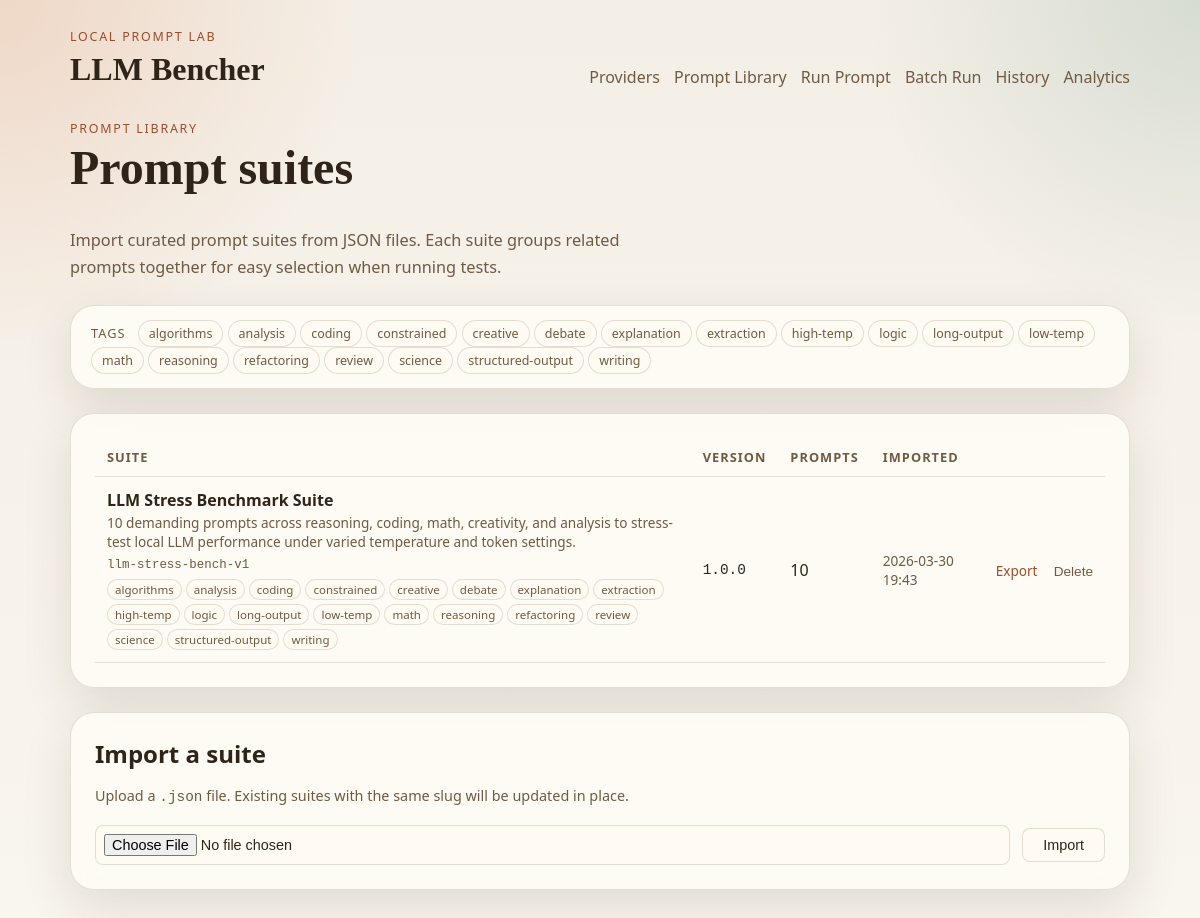
The app's page /prompts with its own data.
### llm_bencher/models.py (models this page shows)
class TimestampMixin:
    created_at: Mapped[datetime] = mapped_column(
        DateTime(timezone=True),
        default=utc_now,
        nullable=False,
    )
    updated_at: Mapped[datetime] = mapped_column(
        DateTime(timezone=True),
        default=utc_now,
        onupdate=utc_now,
        nullable=False,
    )

class PromptSuite(TimestampMixin, Base):
    __tablename__ = "prompt_suites"
    id: Mapped[int] = mapped_column(Integer, primary_key=True)
    slug: Mapped[str] = mapped_column(String(120), unique=True, nullable=False)
    name: Mapped[str] = mapped_column(String(255), nullable=False)
    description: Mapped[str | None] = mapped_column(Text)
    version: Mapped[str | None] = mapped_column(String(50))
    source_path: Mapped[str | None] = mapped_column(String(500))
    checksum: Mapped[str | None] = mapped_column(String(128))
    is_active: Mapped[bool] = mapped_column(Boolean, default=True, nullable=False)
    imported_at: Mapped[datetime | None] = mapped_column(DateTime(timezone=True))
    exported_at: Mapped[datetime | None] = mapped_column(DateTime(timezone=True))
    prompts: Mapped[list["PromptDefinition"]] = relationship(
        back_populates="suite",
        cascade="all, delete-orphan",
    )
    import_records: Mapped[list["PromptImportRecord"]] = relationship(
        back_populates="suite",
        cascade="all, delete-orphan",
    )

### llm_bencher/web/routes.py (the view)
@router.get("/prompts", response_class=HTMLResponse)
def prompts_page(request: Request) -> HTMLResponse:
    session_factory = request.app.state.session_factory
    filter_tag = request.query_params.get("tag", "")
    with session_factory() as session:
        suites = session.scalars(
            select(PromptSuite)
            .options(selectinload(PromptSuite.prompts))
            .where(PromptSuite.is_active.is_(True))
            .order_by(PromptSuite.name)
        ).all()
        all_tags: set[str] = set()
        for s in suites:
            for p in s.prompts:
                if p.tags:
                    all_tags.update(p.tags)
        if filter_tag:
            filtered_suites = []
            for s in suites:
                matching = [p for p in s.prompts if filter_tag in (p.tags or [])]
                if matching:
                    s._filtered_prompts = matching
                    filtered_suites.append(s)
            suites = filtered_suites
    return _render(
        request, "prompts.html",
        suites=suites,
        all_tags=sorted(all_tags),
        filter_tag=filter_tag,
    )

### llm_bencher/templates/prompts.html (shortened to what this page needs)
{% extends "base.html" %}
{% block content %}
<section class="section-header">
  <div>
    <p class="eyebrow">Prompt Library</p>
    <h1>Prompt suites</h1>
  </div>
  <p class="lede">
    Import curated prompt suites from JSON files. Each suite groups related
    prompts together for easy selection when running tests.
  </p>
</section>
{% if all_tags %}
<div class="panel" style="padding:14px 20px;">
  <span style="font-size:0.8rem;text-transform:uppercase;letter-spacing:0.08em;color:var(--muted);margin-right:8px;">Tags</span>
  {% for tag in all_tags %}
  <a href="/prompts?tag={{ tag | urlencode }}"
    class="tag-pill{% if filter_tag == tag %} tag-pill-active{% endif %}">{{ tag }}</a>
  {% endfor %}
</div>
{% endif %}
{% if suites %}
<section class="panel">
  <table style="width:100%;border-collapse:collapse;">
    <thead>
      <tr style="border-bottom:1px solid var(--border);text-align:left;">
        <th style="padding:10px 12px;font-size:0.8rem;text-transform:uppercase;letter-spacing:0.08em;color:var(--muted);">Suite</th>
        <th style="padding:10px 12px;font-size:0.8rem;text-transform:uppercase;letter-spacing:0.08em;color:var(--muted);">Version</th>
        <th style="padding:10px 12px;font-size:0.8rem;text-transform:uppercase;letter-spacing:0.08em;color:var(--muted);">Prompts</th>
        <th style="padding:10px 12px;font-size:0.8rem;text-transform:uppercase;letter-spacing:0.08em;color:var(--muted);">Imported</th>
        <th style="padding:10px 12px;font-size:0.8rem;text-transform:uppercase;letter-spacing:0.08em;color:var(--muted);"></th>
      </tr>
    </thead>
    <tbody>
      {% for suite in suites %}
      <tr id="suite-row-{{ suite.id }}" style="border-bottom:1px solid var(--border);">
        <td style="padding:12px;">
          <strong style="font-size:1rem;">{{ suite.name }}</strong>
          {% if suite.description %}
          <p style="margin:2px 0 0;color:var(--muted);font-size:0.85rem;">{{ suite.description }}</p>
          {% endif %}
          <code style="font-size:0.78rem;color:var(--muted);">{{ suite.slug }}</code>
          {% set suite_tags = [] %}
          {% if suite_tags %}
          <div style="margin-top:6px;display:flex;flex-wrap:wrap;gap:4px;">
            {% for tag in suite_tags | sort %}
            <a href="/prompts?tag={{ tag | urlencode }}" class="tag-pill tag-pill-sm">{{ tag }}</a>
            {% endfor %}
          </div>
          {% endif %}
        </td>
        <td style="padding:12px;font-family:'Cascadia Mono','Consolas',monospace;font-size:0.9rem;">
          {{ suite.version or "—" }}
        </td>
        <td style="padding:12px;">
          {% if filter_tag and suite._filtered_prompts is defined %}
            {{ suite._filtered_prompts | length }} / {{ suite.prompts | length }}
          {% else %}
            {{ suite.prompts | length }}
          {% endif %}
        </td>
        <td style="padding:12px;color:var(--muted);font-size:0.85rem;">
          {% if suite.imported_at %}{{ suite.imported_at.strftime("%Y-%m-%d %H:%M") }}{% else %}—{% endif %}
        </td>
        <td style="padding:12px;white-space:nowrap;">
          <a
            href="/api/suites/{{ suite.id }}/export"
            style="font-size:0.85rem;color:var(--accent);text-decoration:none;margin-right:12px;"
          >Export</a>
          <button
            class="delete-suite-btn"
            data-suite-id="{{ suite.id }}"
            style="font-size:0.85rem;color:var(--muted);background:none;border:none;cursor:pointer;padding:0;"
          >Delete</button>
        </td>
      </tr>
      {% endfor %}
    </tbody>
  </table>
</section>
{% else %}
<section class="panel" style="text-align:center;padding:48px 24px;">
  <p style="color:var(--muted);font-size:1.05rem;margin:0 0 8px;">No suites imported yet.</p>
  <p style="color:var(--muted);font-size:0.9rem;margin:0;">Use the form below to import your first suite.</p>
</section>
{% endif %}
<section class="panel">
  <h2 style="margin:0 0 16px;">Import a suite</h2>
  <p style="color:var(--muted);font-size:0.9rem;margin:0 0 20px;">
    Upload a <code>.json</code> file. Existing suites with the same slug will be updated in place.
  </p>
  <form id="import-form" style="display:flex;gap:12px;align-items:center;flex-wrap:wrap;">
    <input
      id="import-file"
      type="file"
      accept=".json"
      required
      style="flex:1;min-width:220px;padding:8px;border:1px solid var(--border);border-radius:8px;background:var(--surface-strong);color:var(--text);font-size:0.9rem;"
    >
    <button
      type="submit"
      style="padding:8px 20px;border:1px solid var(--border);border-radius:8px;background:var(--surface-strong);color:var(--text);font-size:0.9rem;cursor:pointer;"
    >Import</button>
  </form>
</section>
{% endblock %}

### llm_bencher/static/css/app.css (style rules this page uses)
:root { --bg: #f4efe6; --bg-accent: #ead9c7; --surface: rgba(255, 252, 246, 0.85); --surface-strong: #fffaf2; --border: rgba(75, 47, 24, 0.14); --text: #2f2419; --muted: #6f5a44; --accent: #9d4d2f; --accent-soft: #d66d3a; --ready: #2f7d5b; --shadow: 0 18px 50px rgba(58, 38, 20, 0.12); font-family: "Aptos", "Trebuchet MS", "Segoe UI", sans-serif; }
* { box-sizing: border-box; }
body { margin: 0; color: var(--text); background: radial-gradient(circle at top left, rgba(214, 109, 58, 0.18), transparent 24%), radial-gradient(circle at top right, rgba(61, 120, 107, 0.16), transparent 22%), linear-gradient(180deg, var(--bg) 0%, #f9f5ef 100%); }
a { color: inherit; }
.eyebrow { margin: 0 0 6px; color: var(--accent); font-size: 0.78rem; letter-spacing: 0.14em; text-transform: uppercase; }
.hero, .section-grid, .section-header, .card-list { display: grid; gap: 24px; }
.hero h1, .section-header h1 { margin: 0; font-family: "Georgia", "Times New Roman", serif; font-size: clamp(2rem, 4vw, 3.6rem); line-height: 1.05; }
.lede { margin: 10px 0 0; max-width: 62ch; color: var(--muted); font-size: 1.02rem; line-height: 1.65; }
.panel { padding: 24px; border: 1px solid var(--border); border-radius: 24px; background: var(--surface); box-shadow: var(--shadow); backdrop-filter: blur(10px); }
strong { font-size: 1.8rem; }
.card-head h2, .panel h2 { margin: 0 0 12px; }
.tag-pill { display: inline-block; padding: 4px 10px; border: 1px solid var(--border); border-radius: 999px; font-size: 0.78rem; color: var(--muted); text-decoration: none; background: var(--surface-strong); transition: background 0.15s, color 0.15s; }
.tag-pill-sm { padding: 2px 7px; font-size: 0.72rem; }

### records on screen
PromptSuite: name "LLM Stress Benchmark Suite", description "10 demanding prompts across reasoning, coding, math, creativity, and analysis to stress-test local LLM performance under varied temperature and token settings.", slug "llm-stress-bench-v1", sort "algorithms" "analysis" "coding" "constrained" "creative" "debate" "explanation" "extraction" "high-temp" "logic" "long-output" "low-temp" "math" "reasoning" "refactoring" "review" "science" "structured-output" "writing", version "1.0.0", prompts|length "10", imported_at "2026-03-30 19:43"

### other values on screen
{{ app_name }} "LLM Bencher"
{{ tag }} "algorithms" "analysis" "coding" "constrained" "creative" "debate" "explanation" "extraction" "high-temp" "logic" "long-output" "low-temp" "math" "reasoning" "refactoring" "review" "science" "structured-output" "writing"
